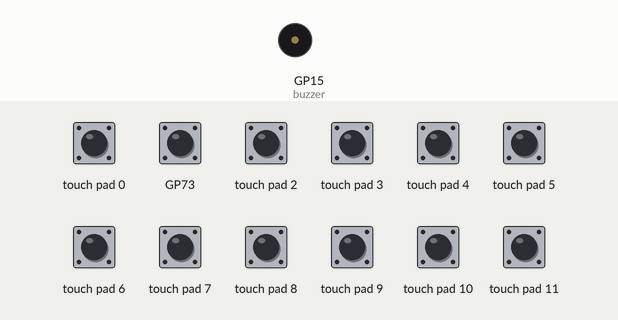
Simulated run of this program. Board: Raspberry Pi Pico running MicroPython. Shown: buzzer (waves = sounding). The test bench sets the inputs (shaded band); at power-on: touch pad 0, touch pad 2–11 LOW.

Above: at 1.2 s.
1.3 s: touch pad 0 pulled HIGH for 0.15 s
At 1.37 s:
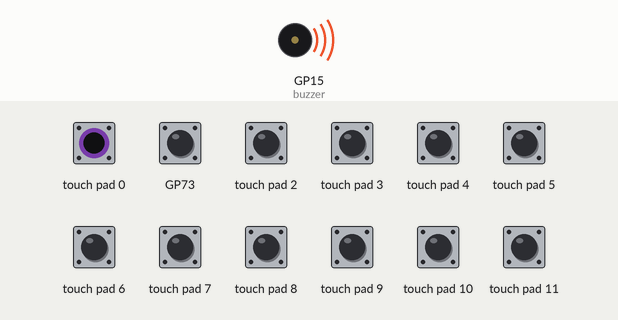
Timing chart, 0 to 4.3 s (numbered marks = the images above; inputs shaded):
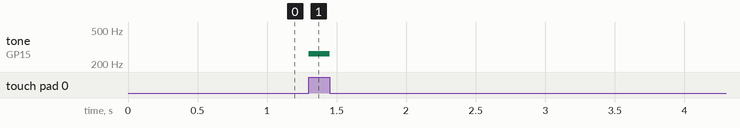

Measured:
- after the input at 1.3 s, tone on GP15 (buzzer): silent → 262 Hz at once, → silent 0.15 s later

The program:

mpy121_buzzer.py
```python
from machine import Pin, I2C, PWM
from time import sleep
from mpr121 import MPR121

# define the pin to use for buzzing
buzzer = PWM(Pin(15))
# the duty cycle to use when the note is on
volume = 2512

# frequency - plays until stopped
def note_on(frequency):
    buzzer.duty_u16(volume)
    buzzer.freq(frequency)

# stop the noise
def note_off():
    buzzer.duty_u16(0)

def bit_length(n):
    bits = 0
    while n >> bits: bits += 1
    return bits

i2c=I2C(0,sda=Pin(4), scl=Pin(5))
cap = MPR121(i2c)
# C C# D D# E F F# G G# A A# B
notes = [262,277,294,311,329,349,370,392,415,440,466,493

         ]

last = -2
while True:
    x = cap.touched()
    # play note from leftmost press only
    leftmost = bit_length(x&-x) - 1
    if leftmost != last:
        if leftmost==-1:
            note_off()
        else:
            note_on(notes[leftmost])
    last = leftmost
```

mpr121.py
```python
from micropython import const
from time import sleep_ms

ADDRESS = const(0x5a)

class MPR121:
    def __init__(self, i2c):
        self.i2c = i2c
        self.reset()

    def cmd(self, reg, value):
        self.i2c.writeto_mem(ADDRESS,reg,bytes([value]))

    def reset(self):
        self.cmd(0x80, 0x63)
        sleep_ms(1)
        self.cmd(0x5e, 0)
        self.set_thresholds(12,6)
        rst = [0x01,0x01,0x0e,0,0x01,0x05,0x01,0,0,0,0]
        for i in range(43, 54):
            self.cmd(i, rst[i-43])
        self.cmd(0x5b, 0)
        self.cmd(0x5c, 0x10)
        self.cmd(0x5d, 0x20)
        self.cmd(0x5e, 0x8f)

    def touched(self):
        self.cmd(0,0)
        lower = self.i2c.readfrom(ADDRESS, 2)
        return lower[0] + (lower[1]<<8)

    def set_thresholds(self, touch, release):
        for i in range(12):
            self.cmd(0x41 + 2*i, touch)
            self.cmd(0x42 + 2*i, release)
```
